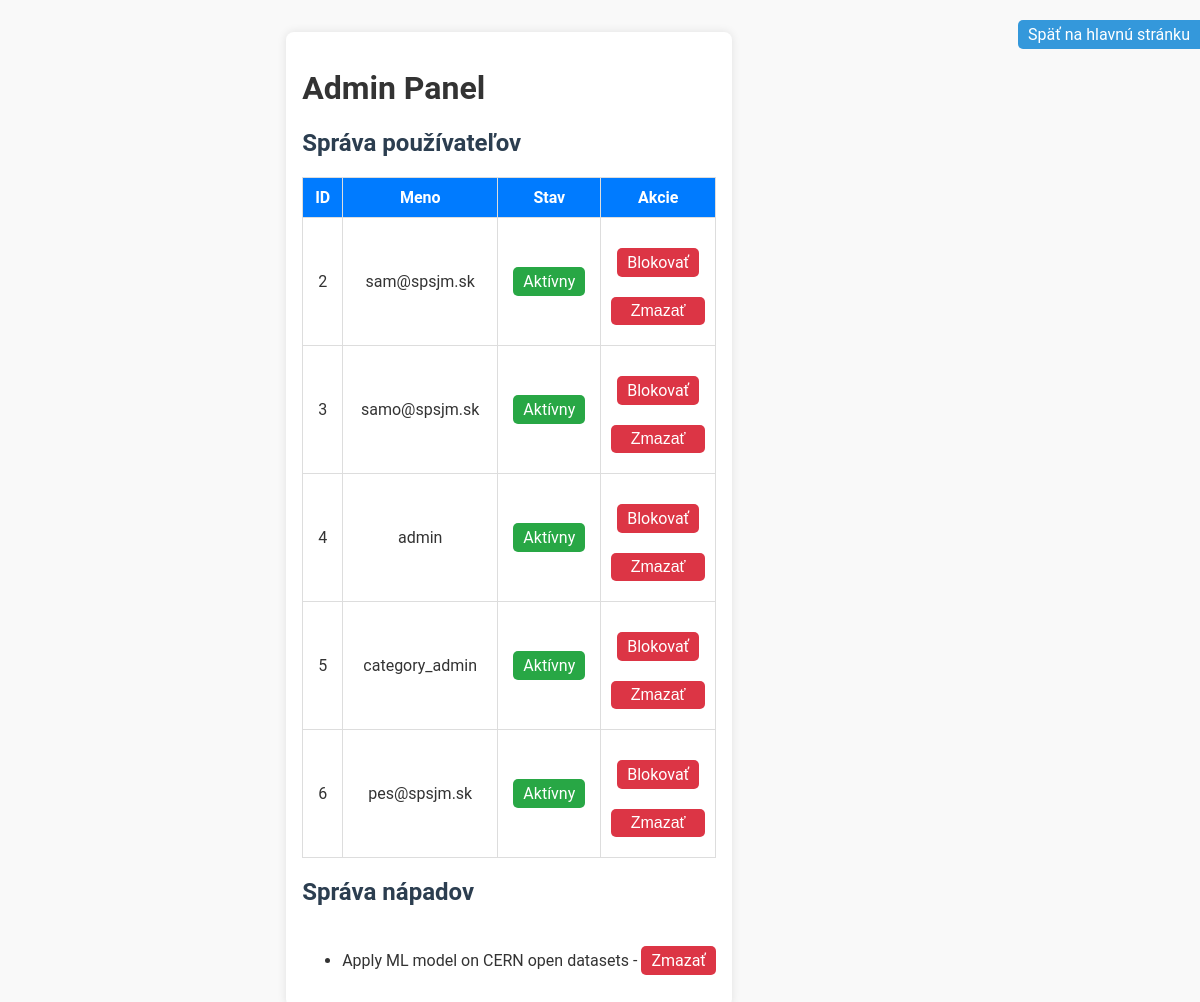
Page /admin (signed in) on the earlier database version.
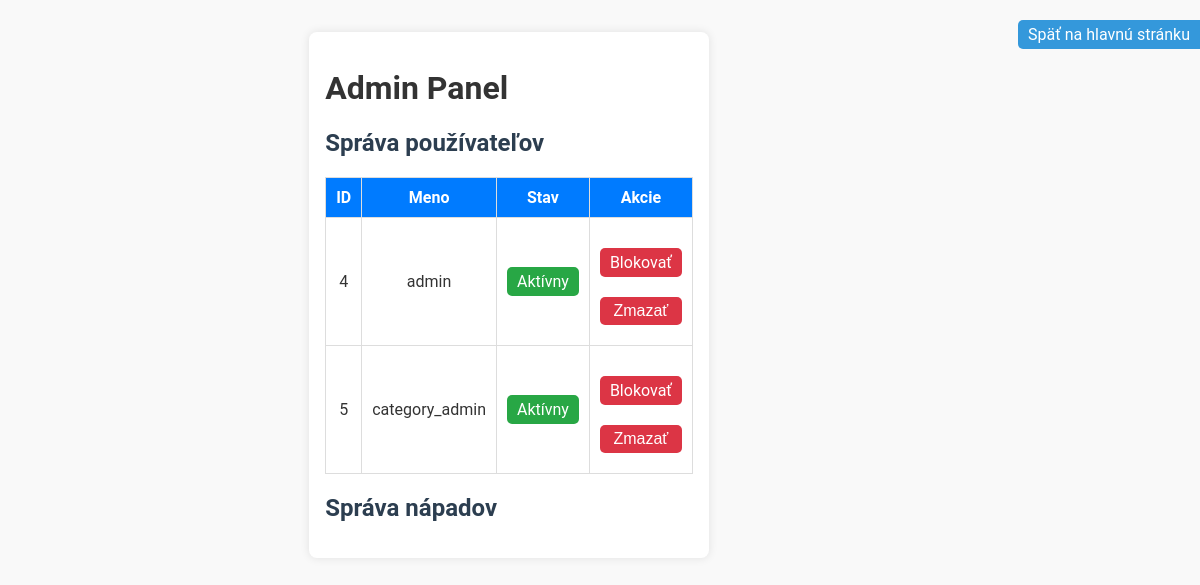
Same page on the later database version.
### app.py (models this page shows, shortened)
class User(db.Model):
    id = db.Column(db.Integer, primary_key=True)
    username = db.Column(db.String(100), unique=True, nullable=False)
    password = db.Column(db.String(255), nullable=False)
    is_admin = db.Column(db.Boolean, default=False)
    is_category_admin = db.Column(db.Boolean, default=False)
    is_blocked = db.Column(db.Boolean, default=False)
    comments = db.relationship('Comment', backref='user', lazy=True, cascade="all, delete")

class Idea(db.Model):
    id = db.Column(db.Integer, primary_key=True)
    title = db.Column(db.String(200), nullable=False)
    description = db.Column(db.Text, nullable=False)
    user_id = db.Column(db.Integer, db.ForeignKey('user.id'), nullable=False)
    comments = db.relationship('Comment', backref='idea', lazy=True, cascade="all, delete")
    upvotes = db.Column(db.Integer, default=0)
    categories = db.Column(db.String(255), nullable=True)
    file = db.Column(db.String(255), nullable=True)
    working_users = db.relationship('User', secondary=working_on, backref=db.backref('working_ideas', lazy='dynamic'))
    completed_by = db.Column(db.String(255), nullable=True)
    completion_link = db.Column(db.String(255), nullable=True)
    completed_ideas = db.relationship('CompletedIdea', back_populates='idea', lazy=True, cascade="all, delete")

### app.py (the view)
@app.route('/admin')
def admin():
    if 'user_id' not in session:
        return redirect(url_for('login'))
    user = User.query.get(session['user_id'])
    if not user or not user.is_admin:
        return redirect(url_for('home'))
    users = User.query.all()
    ideas = Idea.query.all()
    return render_template('admin.html', users=users, ideas=ideas)

### templates/admin.html (shortened to what this page needs)
<!DOCTYPE html>
<html lang="sk">
<head>
    <link rel="stylesheet" href="/static/styles.css">
</head>
<body>
    <div class="admin-container">
        <h1>Admin Panel</h1>
        <h2>Správa používateľov</h2>
        <table>
            <thead>
                <tr>
                    <th>ID</th>
                    <th>Meno</th>
                    <th>Stav</th>
                    <th>Akcie</th>
                </tr>
            </thead>
            <tbody>
                {% for user in users %}
                <tr>
                    <td>{{ user.id }}</td>
                    <td>{{ user.username }}</td>
                    <td>
                        {% if user.is_blocked %}
                            <span class="status blocked">Blokovaný</span>
                        {% else %}
                            <span class="status active">Aktívny</span>
                        {% endif %}
                    </td>
                    <td>
                        {% if user.is_blocked %}
                            <a href="{{ url_for('unblock_user', user_id=user.id) }}" class="btn btn-success">Odblokovať</a>
                        {% else %}
                            <a href="{{ url_for('block_user', user_id=user.id) }}" class="btn btn-danger" style="max-width: fit-content;">Blokovať</a>
                        {% endif %}
                        <form action="{{ url_for('delete_user', user_id=user.id) }}" method="POST" onsubmit="return confirm('Naozaj chcete odstrániť tohto používateľa?');">
                            <button type="submit" class="btn btn-danger">Zmazať</button>
                        </form>
                    </td>
                </tr>
                {% endfor %}
            </tbody>
        </table>
        <h2>Správa nápadov</h2>
        <ul>
            {% for idea in ideas %}
                <li>{{ idea.title }} -
                    <a href="{{ url_for('delete_idea', idea_id=idea.id) }}" class="btn btn-danger" onclick="return confirm('Naozaj chcete zmazať tento nápad?');" style="max-width: fit-content;">Zmazať</a>
                </li>
            {% endfor %}
        </ul>
    </div>
    <div>
        <a href="{{ url_for('home') }}" class="btn">Späť na hlavnú stránku</a>
    </div>
</body>
</html>

### static/styles.css (style rules this page uses)
body { font-family: 'Roboto', sans-serif; margin: 0; padding: 0; display: flex; background-color: #f9f9f9; color: #333; }
.btn { display: inline-block; width: 100%; padding: 0.75rem; font-size: 1rem; color: white; background-color: #3498db; border: none; border-radius: 5px; cursor: pointer; transition: background-color 0.3s ease; }
button { display: inline-block; padding: 10px 15px; margin: 10px 0; font-size: 14px; color: white; background-color: #007bff; border: none; border-radius: 5px; cursor: pointer; transition: background 0.3s; }
.admin-container { max-width: 900px; margin: 2rem auto; padding: 1rem; background: white; border-radius: 8px; box-shadow: 0 0 10px rgba(0, 0, 0, 0.1); }
table { width: 100%; border-collapse: collapse; margin-top: 1rem; }
table, th, td { border: 1px solid #ddd; }
th, td { padding: 10px; text-align: center; }
th { background: #007bff; color: white; }
.status { padding: 5px 10px; border-radius: 5px; }
.status.active { background: #28a745; color: white; }
.btn { margin-top: 20px; padding: 5px 10px; border-radius: 5px; color: white; text-decoration: none; }
.btn-danger { background: #dc3545; }
h2 { font-size: 1.5rem; color: #2c3e50; }

Differences in the rows shown:
removed User: id "2", username "sam@spsjm.sk", is_blocked "Aktívny"
removed User: id "3", username "samo@spsjm.sk", is_blocked "Aktívny"
removed User: id "6", username "pes@spsjm.sk", is_blocked "Aktívny"
removed Idea: title "Apply ML model on CERN open datasets"
